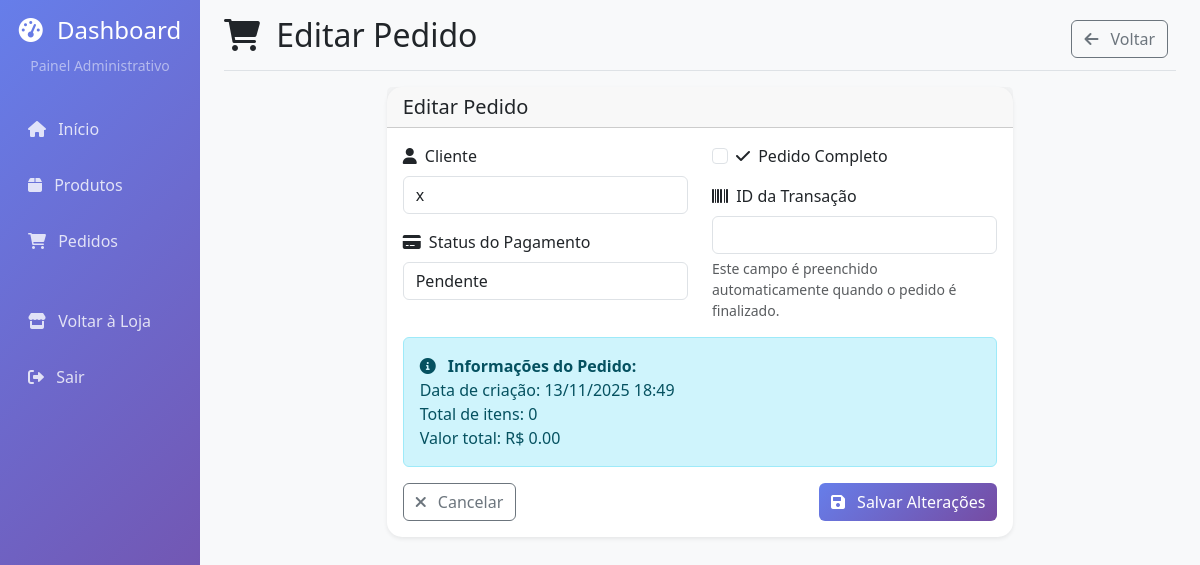
/dashboard/pedidos/2/editar/ (signed in), run on the app's committed database.
### carrinho/models.py (models this page shows, shortened)
class Pedido(models.Model):
    usuario = models.ForeignKey(User, on_delete=models.SET_NULL, null=True, blank=True)
    data_pedido = models.DateTimeField(auto_now_add=True)
    completo = models.BooleanField(default=False)
    transaction_id = models.CharField(max_length=100, null=True)
    status_pagamento = models.CharField(max_length=20, default='pendente') # Adicionado campo de status de pagamento
    @property
    def get_carrinho_total(self):
        itempedidos = self.itempedido_set.all()
        total = sum([item.get_total for item in itempedidos])
        return total
    @property
    def get_carrinho_itens(self):
        itempedidos = self.itempedido_set.all()
        total = sum([item.quantidade for item in itempedidos])
        return total

### dashboard/views.py (the view)
# urls.py: path('pedidos/<int:pk>/editar/', views.pedido_update, name='pedido_update'),
@login_required
@user_passes_test(is_staff_user)
def pedido_update(request, pk):
    pedido = get_object_or_404(Pedido, pk=pk)
    if request.method == 'POST':
        form = PedidoForm(request.POST, instance=pedido)
        if form.is_valid():
            form.save()
            messages.success(request, 'Pedido atualizado com sucesso!')
            return redirect('dashboard:pedidos_list')
    else:
        form = PedidoForm(instance=pedido)
    context = {'form': form, 'title': 'Editar Pedido', 'pedido': pedido}
    return render(request, 'dashboard/pedido_form.html', context)

### dashboard/forms.py
class PedidoForm(forms.ModelForm):
    class Meta:
        model = Pedido
        fields = ['usuario', 'completo', 'status_pagamento', 'transaction_id']
        widgets = {
            'usuario': forms.Select(attrs={'class': 'form-control'}),
            'completo': forms.CheckboxInput(attrs={'class': 'form-check-input'}),
            'status_pagamento': forms.Select(
                choices=[
                    ('pendente', 'Pendente'),
                    ('pago', 'Pago'),
                    ('cancelado', 'Cancelado'),
                ],
                attrs={'class': 'form-control'}
            ),
            'transaction_id': forms.TextInput(attrs={'class': 'form-control', 'readonly': True}),
        }
        labels = {
            'usuario': 'Cliente',
            'completo': 'Pedido Completo',
            'status_pagamento': 'Status do Pagamento',
            'transaction_id': 'ID da Transação',
        }

### dashboard/views.py (called while the page is built)
def is_staff_user(user):
    return user.is_staff

### dashboard/templates/dashboard/pedido_form.html (shortened to what this page needs)
{% extends 'dashboard/base.html' %}
{% block page_title %}
    <i class="fas fa-shopping-cart me-2"></i>
    {{ title }}
{% endblock %}
{% block page_actions %}
    <a href="{% url 'dashboard:pedidos_list' %}" class="btn btn-outline-secondary">
        <i class="fas fa-arrow-left me-2"></i>
        Voltar
    </a>
{% endblock %}
{% block content %}
    <div class="row justify-content-center">
        <div class="col-lg-8">
            <div class="card">
                <div class="card-header">
                    <h5 class="card-title mb-0">{{ title }}</h5>
                </div>
                <div class="card-body">
                    <form method="post">
                        <div class="row">
                            <div class="col-md-6">
                                <div class="mb-3">
                                    <label for="{{ form.usuario.id_for_label }}" class="form-label">
                                        <i class="fas fa-user me-1"></i>
                                        {{ form.usuario.label }}
                                    </label>
                                    {{ form.usuario }}
                                </div>
                                <div class="mb-3">
                                    <label for="{{ form.status_pagamento.id_for_label }}" class="form-label">
                                        <i class="fas fa-credit-card me-1"></i>
                                        {{ form.status_pagamento.label }}
                                    </label>
                                    {{ form.status_pagamento }}
                                </div>
                            </div>
                            <div class="col-md-6">
                                <div class="mb-3">
                                    <div class="form-check">
                                        {{ form.completo }}
                                        <label class="form-check-label" for="{{ form.completo.id_for_label }}">
                                            <i class="fas fa-check me-1"></i>
                                            {{ form.completo.label }}
                                        </label>
                                    </div>
                                </div>
                                <div class="mb-3">
                                    <label for="{{ form.transaction_id.id_for_label }}" class="form-label">
                                        <i class="fas fa-barcode me-1"></i>
                                        {{ form.transaction_id.label }}
                                    </label>
                                    {{ form.transaction_id }}
                                    <div class="form-text">
                                        Este campo é preenchido automaticamente quando o pedido é finalizado.
                                    </div>
                                </div>
                            </div>
                        </div>
                        {% if pedido %}
                            <div class="alert alert-info">
                                <i class="fas fa-info-circle me-2"></i>
                                <strong>Informações do Pedido:</strong><br>
                                Data de criação: {{ pedido.data_pedido|date:"d/m/Y H:i" }}<br>
                                Total de itens: {{ pedido.get_carrinho_itens }}<br>
                                Valor total: R$ {{ pedido.get_carrinho_total|floatformat:2 }}
                            </div>
                        {% endif %}
                        <div class="d-flex justify-content-between">
                            <a href="{% url 'dashboard:pedidos_list' %}" class="btn btn-outline-secondary">
                                <i class="fas fa-times me-2"></i>
                                Cancelar
                            </a>
                            <button type="submit" class="btn btn-primary">
                                <i class="fas fa-save me-2"></i>
                                Salvar Alterações
                            </button>
                        </div>
                    </form>
                </div>
            </div>
        </div>
    </div>
{% endblock %}

### dashboard/templates/dashboard/base.html (style rules this page uses)
.card { border: none; border-radius: 15px; box-shadow: 0 0.125rem 0.25rem rgba(0, 0, 0, 0.075); transition: transform 0.2s ease, box-shadow 0.2s ease; }
.btn-primary { background: linear-gradient(135deg, #667eea 0%, #764ba2 100%); border: none; }

### data on the page
Pedido: usuario "x", status_pagamento "Pendente", data_pedido "13/11/2025 18:49", get_carrinho_itens "0", get_carrinho_total "0.00"

### other printed values
{{ title }} "Editar Pedido"
